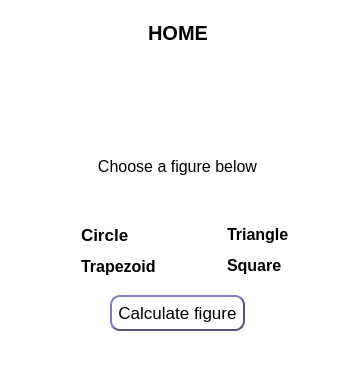
      <widget class="QWidget" name="page">
       <property name="styleSheet">
        <string notr="true">background-color:transparent</string>
       </property>
       <layout class="QGridLayout" name="gridLayout_2">
        <item row="2" column="0">
         <widget class="QFrame" name="frame">
          <property name="frameShape">
           <enum>QFrame::StyledPanel</enum>
          </property>
          <property name="frameShadow">
           <enum>QFrame::Raised</enum>
          </property>
          <layout class="QGridLayout" name="gridLayout">
           <item row="1" column="0">
            <layout class="QHBoxLayout" name="horizontalLayout_2"/>
           </item>
           <item row="0" column="0">
            <layout class="QGridLayout" name="gridLayout_5">
             <item row="2" column="1">
              <widget class="QLabel" name="label">
               <property name="styleSheet">
                <string notr="true">background-color:transparent
</string>
               </property>
               <property name="text">
                <string/>
               </property>
               <property name="pixmap">
                <pixmap>../resources/bg.png</pixmap>
               </property>
               <property name="scaledContents">
                <bool>true</bool>
               </property>
              </widget>
             </item>
             <item row="2" column="2">
              <spacer name="horizontalSpacer_4">
               <property name="orientation">
                <enum>Qt::Horizontal</enum>
               </property>
               <property name="sizeHint" stdset="0">
                <size>
                 <width>40</width>
                 <height>20</height>
                </size>
               </property>
              </spacer>
             </item>
             <item row="3" column="1">
              <spacer name="verticalSpacer_3">
               <property name="orientation">
                <enum>Qt::Vertical</enum>
               </property>
               <property name="sizeType">
                <enum>QSizePolicy::Fixed</enum>
               </property>
               <property name="sizeHint" stdset="0">
                <size>
                 <width>20</width>
                 <height>40</height>
                </size>
               </property>
              </spacer>
             </item>
             <item row="1" column="1">
              <spacer name="verticalSpacer_2">
               <property name="orientation">
                <enum>Qt::Vertical</enum>
               </property>
               <property name="sizeHint" stdset="0">
                <size>
                 <width>20</width>
                 <height>40</height>
                </size>
               </property>
              </spacer>
             </item>
             <item row="2" column="0">
              <spacer name="horizontalSpacer_3">
               <property name="orientation">
                <enum>Qt::Horizontal</enum>
               </property>
               <property name="sizeHint" stdset="0">
                <size>
                 <width>40</width>
                 <height>20</height>
                </size>
               </property>
              </spacer>
             </item>
             <item row="0" column="1">
              <widget class="QLabel" name="label_2">
               <property name="font">
                <font>
                 <pointsize>15</pointsize>
                 <weight>75</weight>
                 <bold>true</bold>
                </font>
               </property>
               <property name="text">
                <string>HOME</string>
               </property>
               <property name="alignment">
                <set>Qt::AlignCenter</set>
               </property>
              </widget>
             </item>
            </layout>
           </item>
           <item row="4" column="0">
            <layout class="QHBoxLayout" name="horizontalLayout_24">
             <item>
              <spacer name="horizontalSpacer_5">
               <property name="orientation">
                <enum>Qt::Horizontal</enum>
               </property>
               <property name="sizeHint" stdset="0">
                <size>
                 <width>40</width>
                 <height>20</height>
                </size>
               </property>
              </spacer>
             </item>
             <item>
              <layout class="QHBoxLayout" name="horizontalLayout_23">
               <item>
                <layout class="QVBoxLayout" name="verticalLayout">
                 <item>
                  <widget class="QRadioButton" name="radioButton">
                   <property name="font">
                    <font>
                     <pointsize>13</pointsize>
                     <weight>75</weight>
                     <bold>true</bold>
                    </font>
                   </property>
                   <property name="text">
                    <string>Circle</string>
                   </property>
                  </widget>
                 </item>
                 <item>
                  <widget class="QRadioButton" name="radioButton_3">
                   <property name="font">
                    <font>
                     <pointsize>12</pointsize>
                     <weight>75</weight>
                     <bold>true</bold>
                    </font>
                   </property>
                   <property name="text">
                    <string>Trapezoid</string>
                   </property>
                  </widget>
                 </item>
                </layout>
               </item>
               <item>
                <spacer name="horizontalSpacer_11">
                 <property name="orientation">
                  <enum>Qt::Horizontal</enum>
                 </property>
                 <property name="sizeType">
                  <enum>QSizePolicy::Fixed</enum>
                 </property>
                 <property name="sizeHint" stdset="0">
                  <size>
                   <width>40</width>
                   <height>20</height>
                  </size>
                 </property>
                </spacer>
               </item>
               <item>
                <layout class="QVBoxLayout" name="verticalLayout_2">
                 <item>
                  <widget class="QRadioButton" name="radioButton_2">
                   <property name="font">
                    <font>
                     <pointsize>12</pointsize>
                     <weight>75</weight>
                     <bold>true</bold>
                    </font>
                   </property>
                   <property name="text">
                    <string>Triangle</string>
                   </property>
                  </widget>
                 </item>
                 <item>
                  <widget class="QRadioButton" name="radioButton_4">
                   <property name="font">
                    <font>
                     <pointsize>12</pointsize>
                     <weight>75</weight>
                     <bold>true</bold>
                    </font>
                   </property>
                   <property name="text">
                    <string>Square</string>
                   </property>
                  </widget>
                 </item>
                </layout>
               </item>
              </layout>
             </item>
             <item>
              <spacer name="horizontalSpacer_6">
               <property name="orientation">
                <enum>Qt::Horizontal</enum>
               </property>
               <property name="sizeHint" stdset="0">
                <size>
                 <width>40</width>
                 <height>20</height>
                </size>
               </property>
              </spacer>
             </item>
            </layout>
           </item>
           <item row="2" column="0">
            <widget class="QLabel" name="label_3">
             <property name="font">
              <font>
               <pointsize>12</pointsize>
              </font>
             </property>
             <property name="text">
              <string>Choose a figure below</string>
             </property>
             <property name="alignment">
              <set>Qt::AlignCenter</set>
             </property>
            </widget>
           </item>
           <item row="3" column="0">
            <spacer name="verticalSpacer_4">
             <property name="orientation">
              <enum>Qt::Vertical</enum>
             </property>
             <property name="sizeType">
              <enum>QSizePolicy::Fixed</enum>
             </property>
             <property name="sizeHint" stdset="0">
              <size>
               <width>20</width>
               <height>40</height>
              </size>
             </property>
            </spacer>
           </item>
          </layout>
         </widget>
        </item>
        <item row="3" column="0">
         <layout class="QHBoxLayout" name="horizontalLayout">
          <item>
           <spacer name="horizontalSpacer">
            <property name="orientation">
             <enum>Qt::Horizontal</enum>
            </property>
            <property name="sizeHint" stdset="0">
             <size>
              <width>40</width>
              <height>20</height>
             </size>
            </property>
           </spacer>
          </item>
          <item>
           <widget class="QPushButton" name="pushButton">
            <property name="font">
             <font>
              <pointsize>13</pointsize>
             </font>
            </property>
            <property name="styleSheet">
             <string notr="true">QPushButton {
background-color:white;
border-style:outset;
border-width:2px;
border-color:rgb(85, 85, 127);
border-radius: 10px;
min-width: 10em;
padding:6px
}
QPushButton:pressed {
    background-color: rgb(156, 166, 255);
    border-style: inset;
}</string>
            </property>
            <property name="text">
             <string>Calculate figure</string>
            </property>
           </widget>
          </item>
          <item>
           <spacer name="horizontalSpacer_2">
            <property name="orientation">
             <enum>Qt::Horizontal</enum>
            </property>
            <property name="sizeHint" stdset="0">
             <size>
              <width>40</width>
              <height>20</height>
             </size>
            </property>
           </spacer>
          </item>
         </layout>
        </item>
        <item row="4" column="0">
         <spacer name="verticalSpacer">
          <property name="orientation">
           <enum>Qt::Vertical</enum>
          </property>
          <property name="sizeHint" stdset="0">
           <size>
            <width>20</width>
            <height>40</height>
           </size>
          </property>
         </spacer>
        </item>
       </layout>
      </widget>
